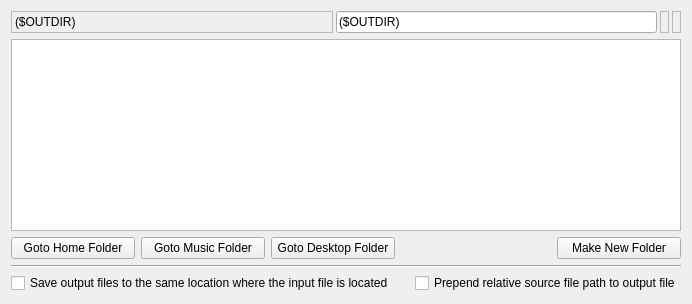
        <widget class="QWidget" name="tabOutputDir">
         <property name="font">
          <font>
           <weight>50</weight>
           <bold>false</bold>
          </font>
         </property>
         <attribute name="icon">
          <iconset resource="../res/Icons.qrc">
           <normaloff>:/icons/folder_go.png</normaloff>:/icons/folder_go.png</iconset>
         </attribute>
         <attribute name="title">
          <string>Output Directory</string>
         </attribute>
         <layout class="QGridLayout" name="gridLayout_2">
          <item row="0" column="0">
           <layout class="QVBoxLayout" name="verticalLayout_5">
            <item>
             <layout class="QHBoxLayout" name="horizontalLayout_7">
              <property name="spacing">
               <number>3</number>
              </property>
              <item>
               <widget class="QLabel" name="outputFolderLabel">
                <property name="sizePolicy">
                 <sizepolicy hsizetype="Minimum" vsizetype="Preferred">
                  <horstretch>0</horstretch>
                  <verstretch>0</verstretch>
                 </sizepolicy>
                </property>
                <property name="palette">
                 <palette>
                  <active>
                   <colorrole role="Link">
                    <brush brushstyle="SolidPattern">
                     <color alpha="255">
                      <red>200</red>
                      <green>0</green>
                      <blue>0</blue>
                     </color>
                    </brush>
                   </colorrole>
                  </active>
                  <inactive>
                   <colorrole role="Link">
                    <brush brushstyle="SolidPattern">
                     <color alpha="255">
                      <red>200</red>
                      <green>0</green>
                      <blue>0</blue>
                     </color>
                    </brush>
                   </colorrole>
                  </inactive>
                  <disabled>
                   <colorrole role="Link">
                    <brush brushstyle="SolidPattern">
                     <color alpha="255">
                      <red>200</red>
                      <green>0</green>
                      <blue>0</blue>
                     </color>
                    </brush>
                   </colorrole>
                  </disabled>
                 </palette>
                </property>
                <property name="cursor">
                 <cursorShape>PointingHandCursor</cursorShape>
                </property>
                <property name="frameShape">
                 <enum>QFrame::StyledPanel</enum>
                </property>
                <property name="frameShadow">
                 <enum>QFrame::Plain</enum>
                </property>
                <property name="text">
                 <string notr="true">($OUTDIR)</string>
                </property>
               </widget>
              </item>
              <item>
               <widget class="QLineEdit" name="outputFolderEdit">
                <property name="sizePolicy">
                 <sizepolicy hsizetype="Minimum" vsizetype="Preferred">
                  <horstretch>0</horstretch>
                  <verstretch>0</verstretch>
                 </sizepolicy>
                </property>
                <property name="text">
                 <string notr="true">($OUTDIR)</string>
                </property>
               </widget>
              </item>
              <item>
               <widget class="QLabel" name="outputFoldersEditorLabel">
                <property name="sizePolicy">
                 <sizepolicy hsizetype="Maximum" vsizetype="Preferred">
                  <horstretch>0</horstretch>
                  <verstretch>0</verstretch>
                 </sizepolicy>
                </property>
                <property name="toolTip">
                 <string>Edit Output Path</string>
                </property>
                <property name="frameShape">
                 <enum>QFrame::StyledPanel</enum>
                </property>
                <property name="text">
                 <string notr="true"/>
                </property>
                <property name="pixmap">
                 <pixmap resource="../res/Icons.qrc">:/icons/drive_edit.png</pixmap>
                </property>
               </widget>
              </item>
              <item>
               <widget class="QLabel" name="outputFoldersFovoritesLabel">
                <property name="sizePolicy">
                 <sizepolicy hsizetype="Maximum" vsizetype="Preferred">
                  <horstretch>0</horstretch>
                  <verstretch>0</verstretch>
                 </sizepolicy>
                </property>
                <property name="toolTip">
                 <string>Show Favorites</string>
                </property>
                <property name="frameShape">
                 <enum>QFrame::StyledPanel</enum>
                </property>
                <property name="text">
                 <string notr="true"/>
                </property>
                <property name="pixmap">
                 <pixmap resource="../res/Icons.qrc">:/icons/star.png</pixmap>
                </property>
               </widget>
              </item>
             </layout>
            </item>
            <item>
             <widget class="QTreeView" name="outputFolderView">
              <property name="editTriggers">
               <set>QAbstractItemView::NoEditTriggers</set>
              </property>
              <property name="alternatingRowColors">
               <bool>true</bool>
              </property>
             </widget>
            </item>
            <item>
             <layout class="QHBoxLayout" name="horizontalLayout_3">
              <item>
               <widget class="QPushButton" name="buttonGotoHome">
                <property name="minimumSize">
                 <size>
                  <width>124</width>
                  <height>0</height>
                 </size>
                </property>
                <property name="text">
                 <string>Goto Home Folder</string>
                </property>
                <property name="icon">
                 <iconset resource="../res/Icons.qrc">
                  <normaloff>:/icons/house.png</normaloff>:/icons/house.png</iconset>
                </property>
                <property name="iconSize">
                 <size>
                  <width>16</width>
                  <height>16</height>
                 </size>
                </property>
               </widget>
              </item>
              <item>
               <widget class="QPushButton" name="buttonGotoMusic">
                <property name="minimumSize">
                 <size>
                  <width>124</width>
                  <height>0</height>
                 </size>
                </property>
                <property name="text">
                 <string>Goto Music Folder</string>
                </property>
                <property name="icon">
                 <iconset resource="../res/Icons.qrc">
                  <normaloff>:/icons/music.png</normaloff>:/icons/music.png</iconset>
                </property>
                <property name="iconSize">
                 <size>
                  <width>16</width>
                  <height>16</height>
                 </size>
                </property>
               </widget>
              </item>
              <item>
               <widget class="QPushButton" name="buttonGotoDesktop">
                <property name="minimumSize">
                 <size>
                  <width>124</width>
                  <height>0</height>
                 </size>
                </property>
                <property name="text">
                 <string>Goto Desktop Folder</string>
                </property>
                <property name="icon">
                 <iconset resource="../res/Icons.qrc">
                  <normaloff>:/icons/monitor.png</normaloff>:/icons/monitor.png</iconset>
                </property>
                <property name="iconSize">
                 <size>
                  <width>16</width>
                  <height>16</height>
                 </size>
                </property>
               </widget>
              </item>
              <item>
               <spacer name="horizontalSpacer_6">
                <property name="orientation">
                 <enum>Qt::Horizontal</enum>
                </property>
                <property name="sizeHint" stdset="0">
                 <size>
                  <width>40</width>
                  <height>20</height>
                 </size>
                </property>
               </spacer>
              </item>
              <item>
               <widget class="QPushButton" name="buttonMakeFolder">
                <property name="minimumSize">
                 <size>
                  <width>124</width>
                  <height>0</height>
                 </size>
                </property>
                <property name="text">
                 <string>Make New Folder</string>
                </property>
                <property name="icon">
                 <iconset resource="../res/Icons.qrc">
                  <normaloff>:/icons/folder_add.png</normaloff>:/icons/folder_add.png</iconset>
                </property>
                <property name="iconSize">
                 <size>
                  <width>16</width>
                  <height>16</height>
                 </size>
                </property>
               </widget>
              </item>
             </layout>
            </item>
            <item>
             <widget class="QFrame" name="frame_2">
              <property name="maximumSize">
               <size>
                <width>16777215</width>
                <height>2</height>
               </size>
              </property>
              <property name="frameShape">
               <enum>QFrame::HLine</enum>
              </property>
              <property name="frameShadow">
               <enum>QFrame::Sunken</enum>
              </property>
              <property name="lineWidth">
               <number>1</number>
              </property>
             </widget>
            </item>
            <item>
             <layout class="QHBoxLayout" name="horizontalLayout_4">
              <item>
               <widget class="QCheckBox" name="saveToSourceFolderCheckBox">
                <property name="text">
                 <string>Save output files to the same location where the input file is located</string>
                </property>
               </widget>
              </item>
              <item>
               <spacer name="horizontalSpacer_11">
                <property name="orientation">
                 <enum>Qt::Horizontal</enum>
                </property>
                <property name="sizeType">
                 <enum>QSizePolicy::Fixed</enum>
                </property>
                <property name="sizeHint" stdset="0">
                 <size>
                  <width>15</width>
                  <height>20</height>
                 </size>
                </property>
               </spacer>
              </item>
              <item>
               <widget class="QCheckBox" name="prependRelativePathCheckBox">
                <property name="text">
                 <string>Prepend relative source file path to output file</string>
                </property>
               </widget>
              </item>
             </layout>
            </item>
           </layout>
          </item>
         </layout>
        </widget>
